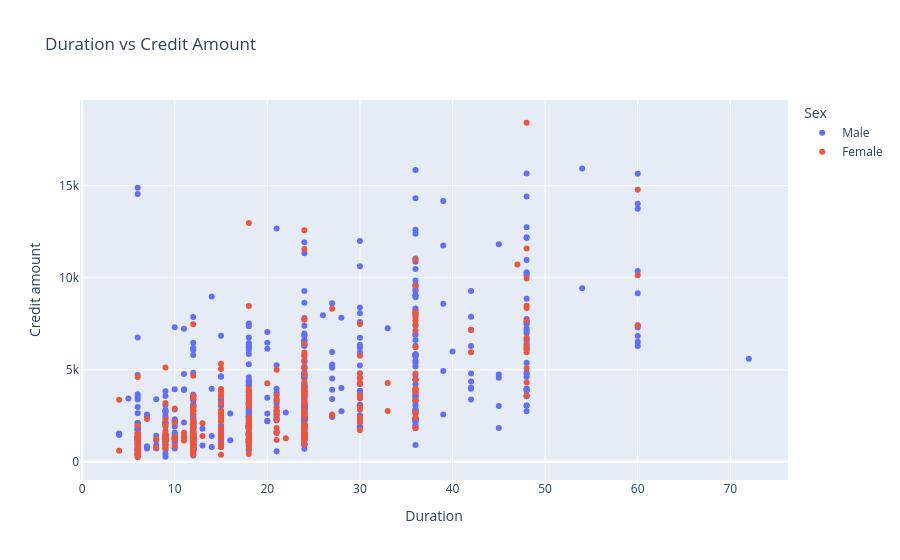

Notebook code cell kept with this figure:
### Code cell
#Interactive Scatter
fig = px.scatter(
    df,
    x="Duration",
    y="Credit amount",
    color="Sex",
    hover_data=[
        "Age", "Purpose", "Job",  "Customer.Id","Housing",
        "Duration", "Credit amount"
    ],
    title="Duration vs Credit Amount"
)

fig.show()

### Figure 1 — Plotly figure (JSON) as saved in the notebook; plotly's stock layout.template omitted (floating-point values rounded to 4 significant figures; data arrays with more than 128 entries replaced by an {"elided": "..."} marker saying what was removed)
{"data": [{"customdata": {"elided": "690x5 mixed values"}, "hovertemplate": "Sex=Male<br>Duration=%{x}<br>Credit amount=%{y}<br>Age=%{customdata[0]}<br>Purpose=%{customdata[1]}<br>Job=%{customdata[2]}<br>Customer.Id=%{customdata[3]}<br>Housing=%{customdata[4]}<extra></extra>", "legendgroup": "Male", "marker": {"color": "#636efa", "symbol": "circle"}, "mode": "markers", "name": "Male", "orientation": "v", "showlegend": true, "type": "scatter", "x": {"elided": "690 int values"}, "xaxis": "x", "y": {"elided": "690 int values"}, "yaxis": "y"}, {"customdata": {"elided": "310x5 mixed values"}, "hovertemplate": "Sex=Female<br>Duration=%{x}<br>Credit amount=%{y}<br>Age=%{customdata[0]}<br>Purpose=%{customdata[1]}<br>Job=%{customdata[2]}<br>Customer.Id=%{customdata[3]}<br>Housing=%{customdata[4]}<extra></extra>", "legendgroup": "Female", "marker": {"color": "#EF553B", "symbol": "circle"}, "mode": "markers", "name": "Female", "orientation": "v", "showlegend": true, "type": "scatter", "x": {"elided": "310 int values"}, "xaxis": "x", "y": {"elided": "310 int values"}, "yaxis": "y"}], "layout": {"legend": {"title": {"text": "Sex"}, "tracegroupgap": 0}, "title": {"text": "Duration vs Credit Amount"}, "xaxis": {"anchor": "y", "domain": [0, 1], "title": {"text": "Duration"}}, "yaxis": {"anchor": "x", "domain": [0, 1], "title": {"text": "Credit amount"}}}}
